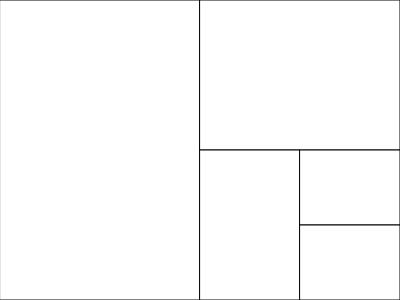
Frame 1 (no input)
Frame 60 (no input): identical to frame 1, image omitted
Frame 120 (the mouse pressed at the canvas centre since frame 60): identical to frame 1, image omitted

The p5.js sketch that drew this single still picture (run headless with seeded random() and noise() and a simulated clock; from frame 60 on, the mouse is pressed at the canvas centre):

// p5.js sketch
// ── sketch.js
function setup(){
    createCanvas(400, 300)
}

function draw(){
    background(0)
    rect(0, 0, width / 2, height)
    rect(width / 2, 0, width/ 2, height / 2)
    rect(width / 2, height / 2, width / 4, height / 2)
    rect(width * 0.75, height / 2, width / 4, height / 4)
    rect(width * 0.75, height * 0.75, width / 4, height / 4)
}
